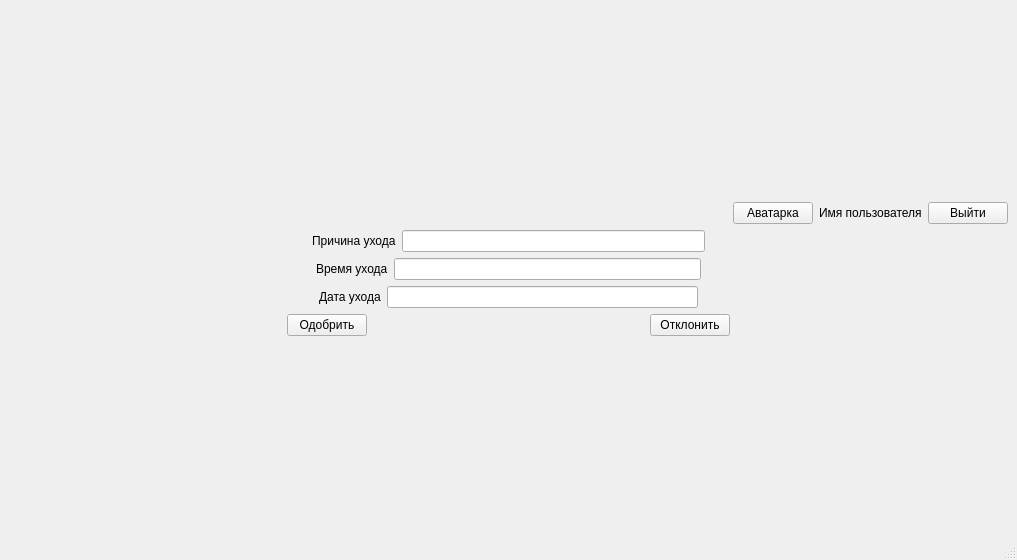
<?xml version="1.0" encoding="UTF-8"?>
<ui version="4.0">
 <class>MainWindow</class>
 <widget class="QMainWindow" name="MainWindow">
  <property name="geometry">
   <rect>
    <x>0</x>
    <y>0</y>
    <width>1017</width>
    <height>560</height>
   </rect>
  </property>
  <property name="windowTitle">
   <string>MainWindow</string>
  </property>
  <widget class="QWidget" name="centralwidget">
   <layout class="QVBoxLayout" name="verticalLayout_2">
    <item>
     <layout class="QVBoxLayout" name="verticalLayout">
      <item>
       <layout class="QHBoxLayout" name="horizontalLayout_5">
        <item>
         <spacer name="horizontalSpacer_4">
          <property name="orientation">
           <enum>Qt::Horizontal</enum>
          </property>
          <property name="sizeHint" stdset="0">
           <size>
            <width>40</width>
            <height>20</height>
           </size>
          </property>
         </spacer>
        </item>
        <item>
         <widget class="QPushButton" name="pushButton_6">
          <property name="text">
           <string>Аватарка</string>
          </property>
          <property name="autoRepeat">
           <bool>false</bool>
          </property>
         </widget>
        </item>
        <item>
         <widget class="QLabel" name="label_4">
          <property name="text">
           <string>Имя пользователя</string>
          </property>
         </widget>
        </item>
        <item>
         <widget class="QPushButton" name="pushButton_5">
          <property name="text">
           <string>Выйти</string>
          </property>
          <property name="autoRepeat">
           <bool>false</bool>
          </property>
         </widget>
        </item>
       </layout>
      </item>
      <item>
       <layout class="QHBoxLayout" name="horizontalLayout">
        <item>
         <spacer name="horizontalSpacer_5">
          <property name="orientation">
           <enum>Qt::Horizontal</enum>
          </property>
          <property name="sizeHint" stdset="0">
           <size>
            <width>40</width>
            <height>20</height>
           </size>
          </property>
         </spacer>
        </item>
        <item>
         <widget class="QLabel" name="label">
          <property name="text">
           <string>Причина ухода</string>
          </property>
         </widget>
        </item>
        <item>
         <widget class="QLineEdit" name="lineEdit"/>
        </item>
        <item>
         <spacer name="horizontalSpacer_8">
          <property name="orientation">
           <enum>Qt::Horizontal</enum>
          </property>
          <property name="sizeHint" stdset="0">
           <size>
            <width>40</width>
            <height>20</height>
           </size>
          </property>
         </spacer>
        </item>
       </layout>
      </item>
      <item>
       <layout class="QHBoxLayout" name="horizontalLayout_2">
        <item>
         <spacer name="horizontalSpacer_6">
          <property name="orientation">
           <enum>Qt::Horizontal</enum>
          </property>
          <property name="sizeHint" stdset="0">
           <size>
            <width>40</width>
            <height>20</height>
           </size>
          </property>
         </spacer>
        </item>
        <item>
         <widget class="QLabel" name="label_2">
          <property name="text">
           <string>Время ухода</string>
          </property>
         </widget>
        </item>
        <item>
         <widget class="QLineEdit" name="lineEdit_2"/>
        </item>
        <item>
         <spacer name="horizontalSpacer_9">
          <property name="orientation">
           <enum>Qt::Horizontal</enum>
          </property>
          <property name="sizeHint" stdset="0">
           <size>
            <width>40</width>
            <height>20</height>
           </size>
          </property>
         </spacer>
        </item>
       </layout>
      </item>
      <item>
       <layout class="QHBoxLayout" name="horizontalLayout_3">
        <item>
         <spacer name="horizontalSpacer_7">
          <property name="orientation">
           <enum>Qt::Horizontal</enum>
          </property>
          <property name="sizeHint" stdset="0">
           <size>
            <width>40</width>
            <height>20</height>
           </size>
          </property>
         </spacer>
        </item>
        <item>
         <widget class="QLabel" name="label_3">
          <property name="text">
           <string>Дата ухода</string>
          </property>
         </widget>
        </item>
        <item>
         <widget class="QLineEdit" name="lineEdit_3"/>
        </item>
        <item>
         <spacer name="horizontalSpacer_10">
          <property name="orientation">
           <enum>Qt::Horizontal</enum>
          </property>
          <property name="sizeHint" stdset="0">
           <size>
            <width>40</width>
            <height>20</height>
           </size>
          </property>
         </spacer>
        </item>
       </layout>
      </item>
      <item>
       <layout class="QHBoxLayout" name="horizontalLayout_4">
        <item>
         <spacer name="horizontalSpacer_2">
          <property name="orientation">
           <enum>Qt::Horizontal</enum>
          </property>
          <property name="sizeHint" stdset="0">
           <size>
            <width>40</width>
            <height>20</height>
           </size>
          </property>
         </spacer>
        </item>
        <item>
         <widget class="QPushButton" name="pushButton_3">
          <property name="text">
           <string>Одобрить</string>
          </property>
         </widget>
        </item>
        <item>
         <spacer name="horizontalSpacer">
          <property name="orientation">
           <enum>Qt::Horizontal</enum>
          </property>
          <property name="sizeHint" stdset="0">
           <size>
            <width>40</width>
            <height>20</height>
           </size>
          </property>
         </spacer>
        </item>
        <item>
         <widget class="QPushButton" name="pushButton_4">
          <property name="text">
           <string>Отклонить</string>
          </property>
         </widget>
        </item>
        <item>
         <spacer name="horizontalSpacer_3">
          <property name="orientation">
           <enum>Qt::Horizontal</enum>
          </property>
          <property name="sizeHint" stdset="0">
           <size>
            <width>40</width>
            <height>20</height>
           </size>
          </property>
         </spacer>
        </item>
       </layout>
      </item>
     </layout>
    </item>
   </layout>
  </widget>
  <widget class="QMenuBar" name="menubar">
   <property name="geometry">
    <rect>
     <x>0</x>
     <y>0</y>
     <width>1017</width>
     <height>26</height>
    </rect>
   </property>
  </widget>
  <widget class="QStatusBar" name="statusbar"/>
 </widget>
 <resources/>
 <connections/>
</ui>
